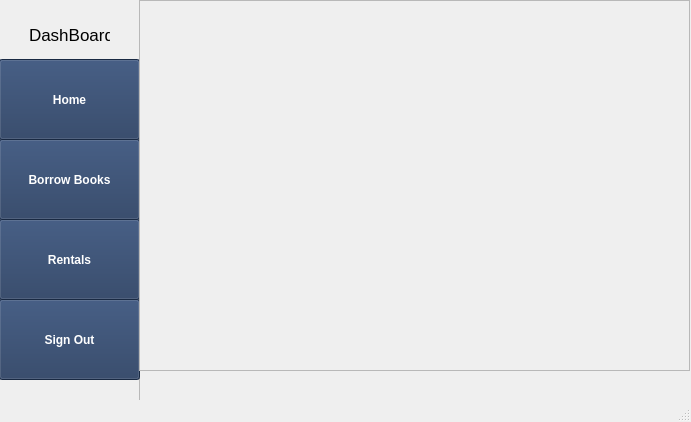
<?xml version="1.0" encoding="UTF-8"?>
<ui version="4.0">
 <class>MainWindow</class>
 <widget class="QMainWindow" name="MainWindow">
  <property name="geometry">
   <rect>
    <x>0</x>
    <y>0</y>
    <width>691</width>
    <height>422</height>
   </rect>
  </property>
  <property name="windowTitle">
   <string>MainWindow</string>
  </property>
  <widget class="QWidget" name="centralwidget">
   <widget class="QFrame" name="frame">
    <property name="geometry">
     <rect>
      <x>-1</x>
      <y>-1</y>
      <width>141</width>
      <height>421</height>
     </rect>
    </property>
    <property name="frameShape">
     <enum>QFrame::StyledPanel</enum>
    </property>
    <property name="frameShadow">
     <enum>QFrame::Raised</enum>
    </property>
    <widget class="QPushButton" name="borrow">
     <property name="geometry">
      <rect>
       <x>0</x>
       <y>140</y>
       <width>141</width>
       <height>81</height>
      </rect>
     </property>
     <property name="font">
      <font>
       <weight>75</weight>
       <bold>true</bold>
      </font>
     </property>
     <property name="styleSheet">
      <string notr="true">color: white;
background-color: #23395d;</string>
     </property>
     <property name="text">
      <string>Borrow Books</string>
     </property>
    </widget>
    <widget class="QPushButton" name="home">
     <property name="geometry">
      <rect>
       <x>0</x>
       <y>60</y>
       <width>141</width>
       <height>81</height>
      </rect>
     </property>
     <property name="font">
      <font>
       <weight>75</weight>
       <bold>true</bold>
      </font>
     </property>
     <property name="styleSheet">
      <string notr="true">color: white;
background-color: #23395d;</string>
     </property>
     <property name="text">
      <string>Home</string>
     </property>
    </widget>
    <widget class="QPushButton" name="signout">
     <property name="geometry">
      <rect>
       <x>0</x>
       <y>300</y>
       <width>141</width>
       <height>81</height>
      </rect>
     </property>
     <property name="font">
      <font>
       <weight>75</weight>
       <bold>true</bold>
      </font>
     </property>
     <property name="styleSheet">
      <string notr="true">color: white;
background-color: #23395d;</string>
     </property>
     <property name="text">
      <string>Sign Out</string>
     </property>
    </widget>
    <widget class="QLabel" name="label">
     <property name="geometry">
      <rect>
       <x>30</x>
       <y>20</y>
       <width>81</width>
       <height>31</height>
      </rect>
     </property>
     <property name="font">
      <font>
       <pointsize>13</pointsize>
      </font>
     </property>
     <property name="text">
      <string>DashBoard</string>
     </property>
    </widget>
    <widget class="QPushButton" name="rent">
     <property name="geometry">
      <rect>
       <x>0</x>
       <y>220</y>
       <width>141</width>
       <height>81</height>
      </rect>
     </property>
     <property name="font">
      <font>
       <weight>75</weight>
       <bold>true</bold>
      </font>
     </property>
     <property name="styleSheet">
      <string notr="true">color: white;
background-color: #23395d;
</string>
     </property>
     <property name="text">
      <string>Rentals</string>
     </property>
    </widget>
   </widget>
   <widget class="QFrame" name="displayFrame">
    <property name="geometry">
     <rect>
      <x>139</x>
      <y>0</y>
      <width>551</width>
      <height>371</height>
     </rect>
    </property>
    <property name="frameShape">
     <enum>QFrame::StyledPanel</enum>
    </property>
    <property name="frameShadow">
     <enum>QFrame::Raised</enum>
    </property>
   </widget>
  </widget>
  <widget class="QMenuBar" name="menubar">
   <property name="geometry">
    <rect>
     <x>0</x>
     <y>0</y>
     <width>691</width>
     <height>21</height>
    </rect>
   </property>
  </widget>
  <widget class="QStatusBar" name="statusbar"/>
 </widget>
 <resources/>
 <connections/>
</ui>
